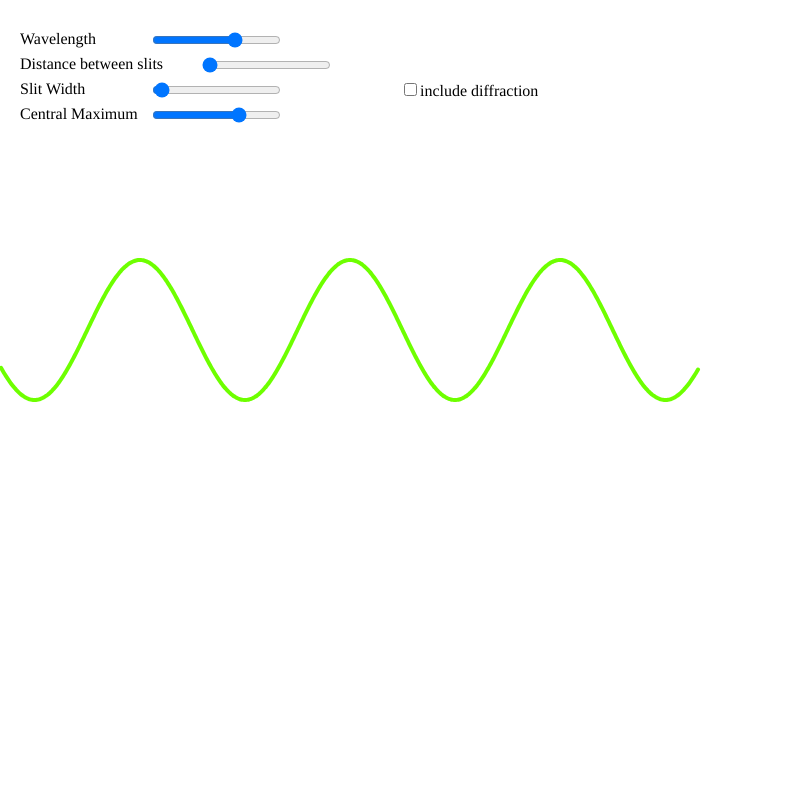
Frame 1 (no input)
Frame 60 (no input): identical to frame 1, image omitted
Frame 120 (the mouse pressed at the canvas centre since frame 60): identical to frame 1, image omitted

The p5.js sketch that drew this single still picture (run headless with seeded random() and noise() and a simulated clock; from frame 60 on, the mouse is pressed at the canvas centre):

// p5.js sketch
// ── sketch.js
var d = 0.0;
var a=0.0;
var l=0.0;
var y;
var theta=0.0;
var int0 = 0.0;
var x = 0.0 ;
var slider;

function setup() {
canvas = createCanvas(800, 800);
noFill();

LightWavelength = createElement('z2', 'Wavelength');
LightWavelength.position(20, 30);
slider1 = createSlider(400,700,10);
slider1.value(600);
slider1.position(150, 30);


DistanceBTNSlits = createElement('z2', 'Distance between slits');
DistanceBTNSlits.position(20,55);
slider2 = createSlider(10000,50000,100);
slider2.position(200,55 );
slider2.value(1000);

SlitWidth = createElement('z2', 'Slit Width');
SlitWidth.position(20,80);
slider3 = createSlider(1,3000,10);
slider3.position(150, 80);
slider3.value(50);

CentralMaximum = createElement('z2', 'Central Maximum');
CentralMaximum.position(20, 105);
slider4 = createSlider(0,200,10);
slider4.position(150, 105);
slider4.value(140);
 y = new Array(700);


 diffraction = createCheckbox('include diffraction', false);
 diffraction.position(400,80)
}

function draw() {

background(255);
noFill();

l = slider1.value();
a = slider3.value();
int0 = slider4.value();
d = slider2.value();

calcPlot();
renderFunction();
}

function calcPlot(){
  for (var x= 0 ; x< y.length; x+=1){
      theta = map(x,0,y.length,-.1,.1)
      if(diffraction.checked()==true){
      y[x] = int0 * Math.pow(Math.cos(PI*d*Math.sin(theta)/l),2)*Math.pow(Math.sin(PI*a*Math.sin(theta)/l)/(PI*a*Math.sin(theta)/l),2)
      }
      else if (diffraction.checked()==false){
        y[x] = int0 * Math.pow(Math.cos(PI*d*Math.sin(theta)/l),2)
      }
    }

}
function renderFunction() {
push();
noFill();
strokeWeight(4);
hue = round(map(l,350,700,330,0));
c = color('hsb('+hue+', 100%, 100%)');
stroke(c)

beginShape();
for (var j = 0; j< y.length; j++){
  curveVertex(j,height/2-y[j])
}
endShape();
pop();
}
